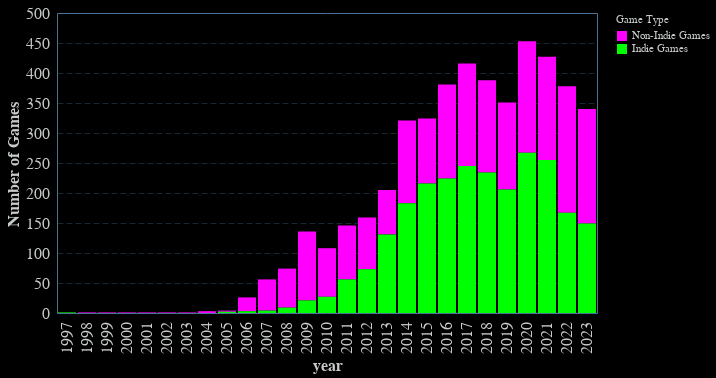

Write the Vega-Lite specification saved for this chart.
### Vega-Lite specification from a JSON file in a GitHub repository (floating-point values rounded to 4 significant figures)
{"config": {"view": {"continuousWidth": 400, "continuousHeight": 300, "stroke": "#4A7295", "strokeWidth": 1}, "background": "#000000", "mark": {"color": "#ff00ff"}, "arc": {"fill": "#ff00ff"}, "area": {"fill": "#ff00ff", "line": true, "fillOpacity": 0.1}, "line": {"stroke": "#ff00ff", "strokeWidth": 2}, "path": {"stroke": "#ff00ff"}, "rect": {"fill": "#ff00ff"}, "shape": {"stroke": "#ff00ff"}, "symbol": {"fill": "#ff00ff"}, "title": {"color": "#C7CCC9", "anchor": "start", "dy": -15, "fontSize": 16, "font": "IBM Plex Sans,system-ui,-apple-system,BlinkMacSystemFont,\".sfnstext-regular\",sans-serif", "fontWeight": 600}, "axisBand": {"grid": false}, "axis": {"labelColor": "#C7CCC9", "labelFontSize": 16, "labelFont": "IBM Plex Sans Condensed, system-ui, -apple-system, BlinkMacSystemFont, \".SFNSText-Regular\", sans-serif", "labelFontWeight": 400, "titleColor": "#C7CCC9", "titleFontWeight": 600, "titleFontSize": 16, "grid": true, "gridColor": "#4A7295", "labelAngle": 0, "domainColor": null, "tickColor": null, "labelPadding": 2, "tickSize": 6, "tickWidth": 0.5, "gridOpacity": 1, "gridZ": 1}, "axisX": {"gridDash": [6, 3], "gridWidth": 0.35, "gridColor": "#4A7295", "labelAngle": 0}, "axisY": {"gridDash": [6, 3], "gridWidth": 0.35, "gridColor": "#4A7295"}, "layer": {"grid": 1, "mark": 0}, "legend": {"labelFontSize": 11, "padding": 1, "symbolType": "square", "labelColor": "#C7CCC9", "titleColor": "#C7CCC9"}, "style": {"guide-label": {"font": "IBM Plex Sans,system-ui,-apple-system,BlinkMacSystemFont,\".sfnstext-regular\",sans-serif", "fill": "#C7CCC9", "fontWeight": 400}, "guide-title": {"font": "IBM Plex Sans,system-ui,-apple-system,BlinkMacSystemFont,\".sfnstext-regular\",sans-serif", "fill": "#C7CCC9", "fontWeight": 400}}, "range": {"category": ["#0000FF", "#FF6600FF", "#44E602", "#ff00ff", "#FFFF00", "#9900CC", "#33CCFF", "#f77976ff", "#CC66FF"]}}, "data": {"name": "data-65d7c7561a452a4e607e91c3ce9481d2"}, "mark": {"type": "bar"}, "encoding": {"color": {"field": "game_type", "scale": {"domain": ["Non-Indie Games", "Indie Games"], "range": ["#ff00ff", "#00ff00"]}, "title": "Game Type", "type": "nominal"}, "tooltip": [{"field": "year", "type": "ordinal"}, {"field": "game_type", "type": "nominal"}, {"field": "game_count", "type": "quantitative"}], "x": {"axis": {"labelAngle": 270}, "field": "year", "title": "year", "type": "ordinal"}, "y": {"field": "game_count", "title": "Number of Games", "type": "quantitative"}}, "$schema": "https://vega.github.io/schema/vega-lite/v5.20.1.json", "datasets": {"data-65d7c7561a452a4e607e91c3ce9481d2": [{"year": 1997, "is_indie": true, "game_count": 1, "game_type": "Indie Games"}, {"year": 1998, "is_indie": false, "game_count": 1, "game_type": "Non-Indie Games"}, {"year": 1999, "is_indie": false, "game_count": 1, "game_type": "Non-Indie Games"}, {"year": 2000, "is_indie": false, "game_count": 1, "game_type": "Non-Indie Games"}, {"year": 2001, "is_indie": false, "game_count": 1, "game_type": "Non-Indie Games"}, {"year": 2002, "is_indie": false, "game_count": 1, "game_type": "Non-Indie Games"}, {"year": 2003, "is_indie": false, "game_count": 1, "game_type": "Non-Indie Games"}, {"year": 2004, "is_indie": false, "game_count": 3, "game_type": "Non-Indie Games"}, {"year": 2005, "is_indie": false, "game_count": 2, "game_type": "Non-Indie Games"}, {"year": 2005, "is_indie": true, "game_count": 2, "game_type": "Indie Games"}, {"year": 2006, "is_indie": false, "game_count": 23, "game_type": "Non-Indie Games"}, {"year": 2006, "is_indie": true, "game_count": 3, "game_type": "Indie Games"}, {"year": 2007, "is_indie": false, "game_count": 52, "game_type": "Non-Indie Games"}, {"year": 2007, "is_indie": true, "game_count": 4, "game_type": "Indie Games"}, {"year": 2008, "is_indie": false, "game_count": 65, "game_type": "Non-Indie Games"}, {"year": 2008, "is_indie": true, "game_count": 9, "game_type": "Indie Games"}, {"year": 2009, "is_indie": false, "game_count": 115, "game_type": "Non-Indie Games"}, {"year": 2009, "is_indie": true, "game_count": 21, "game_type": "Indie Games"}, {"year": 2010, "is_indie": false, "game_count": 81, "game_type": "Non-Indie Games"}, {"year": 2010, "is_indie": true, "game_count": 27, "game_type": "Indie Games"}, {"year": 2011, "is_indie": false, "game_count": 90, "game_type": "Non-Indie Games"}, {"year": 2011, "is_indie": true, "game_count": 56, "game_type": "Indie Games"}, {"year": 2012, "is_indie": false, "game_count": 86, "game_type": "Non-Indie Games"}, {"year": 2012, "is_indie": true, "game_count": 73, "game_type": "Indie Games"}, {"year": 2013, "is_indie": false, "game_count": 74, "game_type": "Non-Indie Games"}, {"year": 2013, "is_indie": true, "game_count": 131, "game_type": "Indie Games"}, {"year": 2014, "is_indie": false, "game_count": 138, "game_type": "Non-Indie Games"}, {"year": 2014, "is_indie": true, "game_count": 183, "game_type": "Indie Games"}, {"year": 2015, "is_indie": false, "game_count": 108, "game_type": "Non-Indie Games"}, {"year": 2015, "is_indie": true, "game_count": 216, "game_type": "Indie Games"}, {"year": 2016, "is_indie": false, "game_count": 157, "game_type": "Non-Indie Games"}, {"year": 2016, "is_indie": true, "game_count": 224, "game_type": "Indie Games"}, {"year": 2017, "is_indie": false, "game_count": 171, "game_type": "Non-Indie Games"}, {"year": 2017, "is_indie": true, "game_count": 245, "game_type": "Indie Games"}, {"year": 2018, "is_indie": false, "game_count": 154, "game_type": "Non-Indie Games"}, {"year": 2018, "is_indie": true, "game_count": 234, "game_type": "Indie Games"}, {"year": 2019, "is_indie": false, "game_count": 145, "game_type": "Non-Indie Games"}, {"year": 2019, "is_indie": true, "game_count": 206, "game_type": "Indie Games"}, {"year": 2020, "is_indie": false, "game_count": 186, "game_type": "Non-Indie Games"}, {"year": 2020, "is_indie": true, "game_count": 267, "game_type": "Indie Games"}, {"year": 2021, "is_indie": false, "game_count": 172, "game_type": "Non-Indie Games"}, {"year": 2021, "is_indie": true, "game_count": 255, "game_type": "Indie Games"}, {"year": 2022, "is_indie": false, "game_count": 211, "game_type": "Non-Indie Games"}, {"year": 2022, "is_indie": true, "game_count": 167, "game_type": "Indie Games"}, {"year": 2023, "is_indie": false, "game_count": 191, "game_type": "Non-Indie Games"}, {"year": 2023, "is_indie": true, "game_count": 149, "game_type": "Indie Games"}]}}
